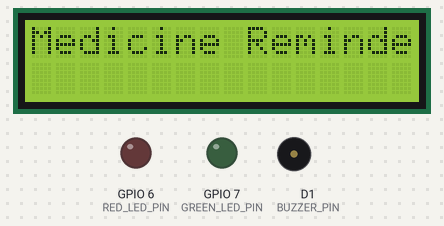
Bench run of a sketch on a simulated ESP8266 (NodeMCU). On the bench: 16×2 character LCD, output pins drawn as LEDs (lit = HIGH), buzzer (waves = sounding, pin HIGH). The local clock reads 2024-03-15 10:24:30 at power-on unless the sketch sets it.

Above: at 0.1 s.
At 2.1 s:
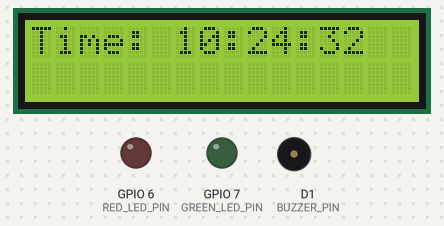
At 11.2 s:
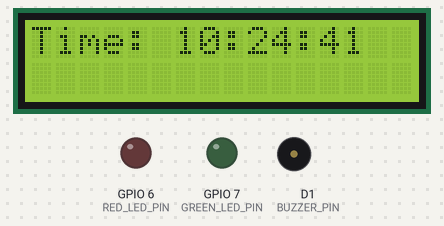
At 20.3 s:
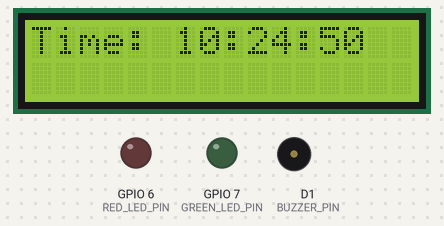
At 29.3 s:
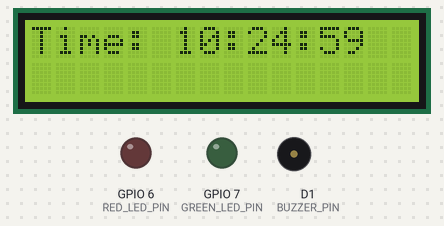
At 38.4 s:
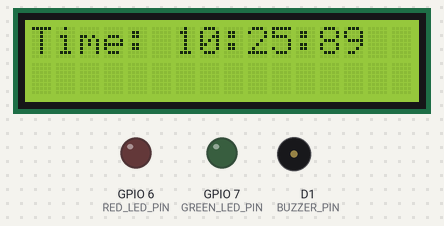

Measured:
- what the display in image 1 shows lasts 1.0 s, from 2.1 s to 3.1 s

The sketch:

Arduino_Code.ino
```cpp
#include <Wire.h>
#include <LiquidCrystal.h>
#include <DS1302.h>

// Define pins for RTC
DS1302 rtc(D2, D3, D4);

// Define pins for LCD
LiquidCrystal lcd(D8, D9, D10, D11, D12, D13);

// Define pins for LEDs and buzzer
#define RED_LED_PIN 6
#define GREEN_LED_PIN 7
#define BUZZER_PIN 5
#define BUTTON_PIN 14

// Alarm times (HH:MM:SS)
const int alarmHour = 8;    // Example: 8 AM
const int alarmMinute = 0;
const int alarmSecond = 0;

bool alarmTriggered = false;

void setup() {
  // Initialize serial communication
  Serial.begin(9600);

  // Initialize RTC
  rtc.halt(false);
  rtc.writeProtect(false);

  // Set initial time (optional, comment out after setting)
  // rtc.setDOW(FRIDAY);        // Day of the week
  // rtc.setTime(12, 0, 0);     // Time (HH:MM:SS)
  // rtc.setDate(27, 2, 2025);  // Date (DD:MM:YYYY)

  // Initialize LCD
  lcd.begin(16, 2);
  lcd.print("Medicine Reminder");
  delay(2000);
  lcd.clear();

  // Set pin modes
  pinMode(RED_LED_PIN, OUTPUT);
  pinMode(GREEN_LED_PIN, OUTPUT);
  pinMode(BUZZER_PIN, OUTPUT);
  pinMode(BUTTON_PIN, INPUT);
}

void loop() {
  // Get current time from RTC
  int hour = rtc.getTime().hour;
  int minute = rtc.getTime().min;
  int second = rtc.getTime().sec;

  // Check if it's time for the alarm
  if (hour == alarmHour && minute == alarmMinute && second == alarmSecond) {
    triggerAlarm();
  }

  // Check if the button is pressed to acknowledge the alarm
  if (digitalRead(BUTTON_PIN) == HIGH) {
    acknowledgeAlarm();
  }

  // Display current time on LCD
  lcd.setCursor(0, 0);
  lcd.print("Time: ");
  lcd.print(hour);
  lcd.print(":");
  lcd.print(minute);
  lcd.print(":");
  lcd.print(second);

  delay(1000); // Update every second
}

void triggerAlarm() {
  if (!alarmTriggered) {
    lcd.clear();
    lcd.print("Time to take");
    lcd.setCursor(0, 1);
    lcd.print("your medicine!");
    digitalWrite(RED_LED_PIN, HIGH);
    digitalWrite(BUZZER_PIN, HIGH);
    alarmTriggered = true;
  }
}

void acknowledgeAlarm() {
  lcd.clear();
  lcd.print("Alarm Acknowledged");
  digitalWrite(RED_LED_PIN, LOW);
  digitalWrite(GREEN_LED_PIN, HIGH);
  digitalWrite(BUZZER_PIN, LOW);
  alarmTriggered = false;
  delay(2000);
  lcd.clear();
}
```
